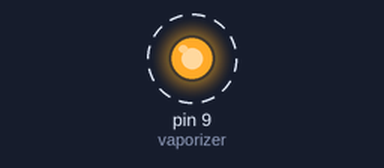
Bench run of a sketch on a simulated Arduino Uno, built with avr-gcc and run on an emulated ATmega328P. Parts: output pins drawn as LEDs (lit = HIGH). Dashed ring = blinking.

Above: at 0.5 s.
Timing chart, 0 to 4.6 s (numbered marks = the images above):
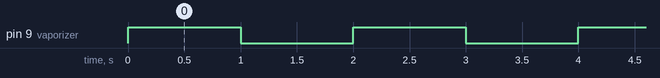

The sketch:

wuhuaqi.ino
```cpp
int vaporizer = 9;  // 定义连接到HE-30A的PWM引脚
void setup() {
  pinMode(vaporizer, OUTPUT);  // 设置引脚为输出
}

void loop() {
  // 打开雾化器1000毫秒
  analogWrite(vaporizer, 255);  // 255代表100%的PWM信号，即全开
  delay(1000);                   // 等待1000毫秒

  // 关闭雾化器1000毫秒
  analogWrite(vaporizer, 0);     // 0代表0%的PWM信号，即关闭
  delay(1000);                   // 等待1000毫秒
}
```

Measured:
- by itself, pin 9 (vaporizer): alternates HIGH for 1.0 s and LOW for 1.0 s
